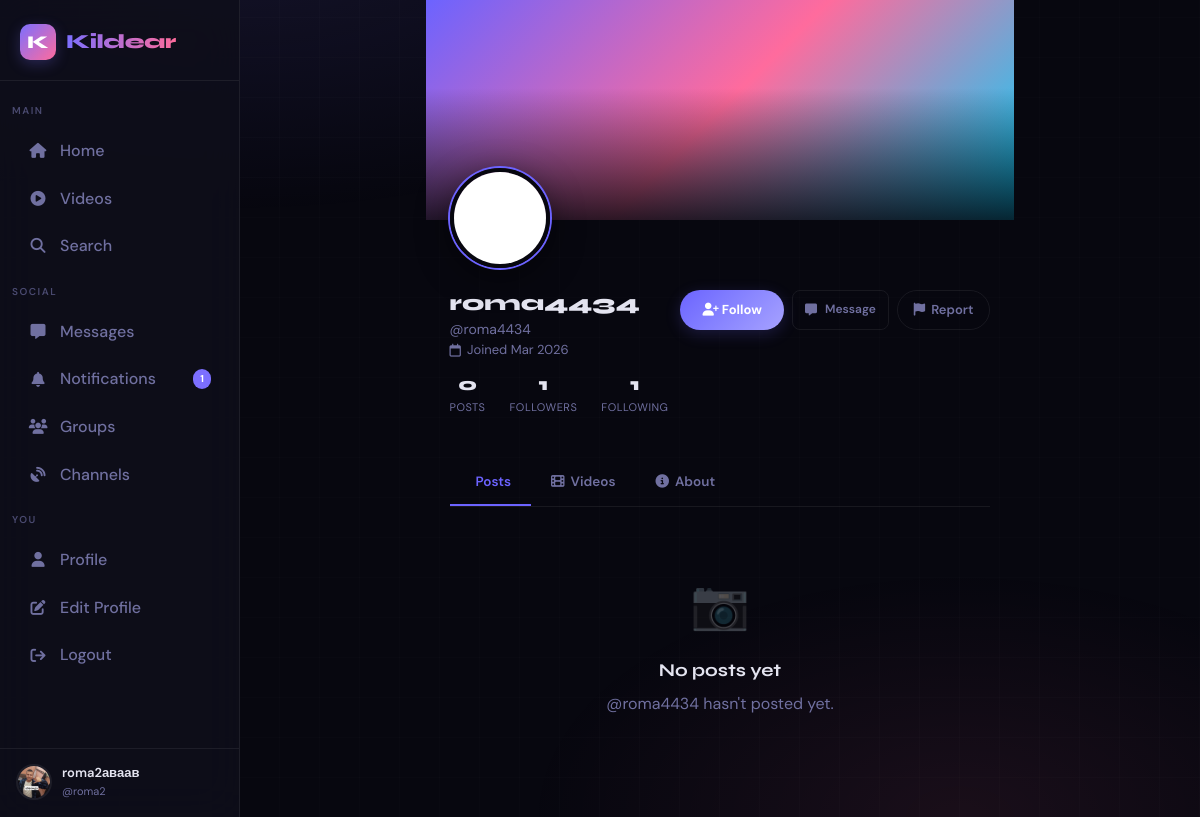
The page /u/roma4434 (signed in) on the database its author committed.
### app.py (models this page shows, shortened)
class User(UserMixin, db.Model):
    id = db.Column(db.Integer, primary_key=True)
    username = db.Column(db.String(40), unique=True, nullable=False)
    email = db.Column(db.String(120), unique=True, nullable=False)
    password_hash = db.Column(db.String(256), nullable=False)
    display_name = db.Column(db.String(60), default="")
    bio = db.Column(db.String(500), default="")
    avatar = db.Column(db.String(300), default="/static/default_avatar.png")
    cover_photo = db.Column(db.String(300), default="")
    website = db.Column(db.String(200), default="")
    location = db.Column(db.String(100), default="")
    accent_color = db.Column(db.String(7), default="#6c63ff")
    is_private = db.Column(db.Boolean, default=False)
    is_verified = db.Column(db.Boolean, default=False)
    is_banned = db.Column(db.Boolean, default=False)
    is_admin = db.Column(db.Boolean, default=False)
    is_online = db.Column(db.Boolean, default=False)
    last_seen = db.Column(db.DateTime, default=datetime.utcnow)
    created_at = db.Column(db.DateTime, default=datetime.utcnow)
    two_factor_enabled = db.Column(db.Boolean, default=False)
    two_factor_secret = db.Column(db.String(32), nullable=True)
    posts = db.relationship("Post", backref="author", lazy="dynamic",
                            foreign_keys="Post.user_id")
    sent_msgs = db.relationship("Message", backref="sender", lazy="dynamic",
                                foreign_keys="Message.sender_id")
    recv_msgs = db.relationship("Message", backref="receiver", lazy="dynamic",
                                foreign_keys="Message.receiver_id")
    notifications = db.relationship("Notification", backref="recipient", lazy="dynamic",
                                    foreign_keys="Notification.user_id")
    comments = db.relationship("Comment", backref="author", lazy="dynamic")
    owned_groups = db.relationship("Group", backref="owner", lazy="dynamic")
    owned_channels = db.relationship("Channel", backref="owner", lazy="dynamic")
    login_history = db.relationship("LoginHistory", backref="user", lazy="dynamic")
    blocked_users = db.relationship(
        "User", secondary=blocks,
        primaryjoin=blocks.c.blocker_id == id,
        secondaryjoin=blocks.c.blocked_id == id,
        backref=db.backref("blocked_by", lazy="dynamic"),
        lazy="dynamic"
    )
    following = db.relationship(
        "User", secondary=follows,
        primaryjoin=follows.c.follower_id == id,
        secondaryjoin=follows.c.followed_id == id,
        backref=db.backref("followers", lazy="dynamic"),
        lazy="dynamic"
    )
    def is_following(self, user):
        return self.following.filter(follows.c.followed_id == user.id).count() > 0
    def is_blocked(self, user):
        return self.blocked_users.filter(blocks.c.blocked_id == user.id).count() > 0
    @property
    def follower_count(self):
        return self.followers.count()
    @property
    def following_count(self):
        return self.following.count()
    @property
    def post_count(self):
        return self.posts.count()

### app.py (the view)
@app.route("/u/<username>")
@login_required
def profile(username):
    user = User.query.filter(func.lower(User.username) == username.lower()).first_or_404()
    is_blocked = current_user.is_blocked(user) if user.id != current_user.id else False
    page = request.args.get("page", 1, type=int)
    tab = request.args.get("tab", "posts")
    if is_blocked:
        posts = []
        videos = []
    else:
        posts = (user.posts.order_by(Post.created_at.desc())
                 .paginate(page=page, per_page=12, error_out=False))
        videos = (user.posts.filter_by(media_type="video")
                  .order_by(Post.created_at.desc()).limit(12).all())
    is_own = user.id == current_user.id
    is_following = current_user.is_following(user) if not is_own else False
    return render_template("profile.html", user=user, posts=posts,
                           videos=videos, is_own=is_own,
                           is_following=is_following, is_blocked=is_blocked,
                           tab=tab)

### app.py (called while the page is built)
def get_client_ip():
    if request.headers.get('X-Forwarded-For'):
        return request.headers.get('X-Forwarded-For').split(',')[0].strip()
    return request.remote_addr or '0.0.0.0'

@app.before_request
def ddos_shield():
    ip = get_client_ip()
    if ip in _blocked_ips:
        abort(429)
    now = time.time()
    window = [t for t in _req_log[ip] if now - t < 10]
    window.append(now)
    _req_log[ip] = window
    if len(window) > 200:
        _blocked_ips.add(ip)
        app.logger.warning(f"[DDoS] Blocked IP: {ip}")
        abort(429)
    if request.content_length and request.content_length > app.config["MAX_CONTENT_LENGTH"]:
        abort(413)

@app.after_request
def security_headers(response):
    response.headers["X-Content-Type-Options"] = "nosniff"
    response.headers["X-Frame-Options"] = "DENY"
    response.headers["X-XSS-Protection"] = "1; mode=block"
    response.headers["Referrer-Policy"] = "strict-origin-when-cross-origin"
    response.headers["Strict-Transport-Security"] = "max-age=31536000; includeSubDomains"
    csp = [
        "default-src 'self'",
        "script-src 'self' 'unsafe-inline' https://cdn.socket.io https://cdnjs.cloudflare.com",
        "style-src 'self' 'unsafe-inline' https://cdnjs.cloudflare.com",
        "font-src 'self' https://cdnjs.cloudflare.com",
        "img-src 'self' data: blob:",
        "media-src 'self' blob:",
        "connect-src 'self' wss: ws:",
        "frame-ancestors 'none'"
    ]
    response.headers["Content-Security-Policy"] = '; '.join(csp)
    return response

@login_mgr.user_loader
def load_user(user_id):
    return db.session.get(User, int(user_id))

### templates/profile.html (shortened to what this page needs)
{% extends "base.html" %}
{% block content %}
<div class="profile-page">
  <div class="cover-wrap">
  </div>
  <div class="profile-header">
    <div class="avatar-wrap">
      <img src="{{ user.avatar }}" class="profile-avatar" alt="{{ user.username }}"/>
    </div>
    <div class="profile-meta">
      <div class="profile-info">
        <div class="display-name">
          {{ user.display_name or user.username }}
        </div>
        <div class="username-handle">@{{ user.username }}</div>
        <div class="profile-detail-row">
          <span><i class="fa-regular fa-calendar"></i> Joined {{ user.created_at.strftime('%b %Y') }}</span>
        </div>
        <div class="profile-stats">
          <div class="stat-item">
            <span class="stat-value">{{ user.post_count }}</span>
            <span class="stat-label">Posts</span>
          </div>
          <div class="stat-item" onclick="showFollowers()">
            <span class="stat-value">{{ user.follower_count }}</span>
            <span class="stat-label">Followers</span>
          </div>
          <div class="stat-item" onclick="showFollowing()">
            <span class="stat-value">{{ user.following_count }}</span>
            <span class="stat-label">Following</span>
          </div>
        </div>
      </div>
      <div class="profile-actions">
        {% if is_own %}
          <a href="{{ url_for('edit_profile') }}" class="btn btn-outline">
            <i class="fa-solid fa-pen"></i> Edit Profile
          </a>
        {% else %}
          <div style="display: flex; gap: 8px; flex-wrap: wrap;">
            <button class="btn-follow {% if is_following %}unfollow-state{% else %}follow-state{% endif %}"
                    id="followBtn"
                    onclick="toggleFollow('{{ user.username }}')">
              {% if is_following %}
                <i class="fa-solid fa-user-minus"></i> Unfollow
              {% else %}
                <i class="fa-solid fa-user-plus"></i> Follow
              {% endif %}
            </button>
            <a href="{{ url_for('chat', username=user.username) }}" class="btn btn-outline btn-sm">
              <i class="fa-solid fa-message"></i> Message
            </a>
            <a href="{{ url_for('report_user', user_id=user.id) }}" class="btn-report">
              <i class="fa-solid fa-flag"></i> Report
            </a>
          </div>
        {% endif %}
      </div>
    </div>
  </div>
  <div class="profile-tabs">
    <a href="?tab=posts"   class="tab-btn {% if tab=='posts'  %}active{% endif %}"> Posts</a>
    <a href="?tab=videos"  class="tab-btn {% if tab=='videos' %}active{% endif %}"><i class="fa-solid fa-film"></i> Videos</a>
    <a href="?tab=about"   class="tab-btn {% if tab=='about'  %}active{% endif %}"><i class="fa-solid fa-circle-info"></i> About</a>
  </div>
  {% if tab == 'posts' or not tab %}
    {% if posts.items %}
    <div class="posts-grid">
      {% for post in posts.items %}
      <a href="{{ url_for('view_post', post_id=post.id) }}" class="grid-item">
        {% if post.media_type == 'image' %}
          <img src="{{ post.media_url }}" alt="Post" loading="lazy"/>
        {% elif post.media_type == 'video' %}
          <video src="{{ post.media_url }}" muted preload="none"></video>
          <div class="video-badge"><i class="fa-solid fa-play"></i></div>
        {% else %}
          <div style="width:100%;height:100%;background:var(--surface2);display:flex;align-items:center;justify-content:center;padding:16px;font-size:13px;color:var(--text-muted);text-align:center;line-height:1.5;">
            {{ post.content[:80] }}{% if post.content|length > 80 %}…{% endif %}
          </div>
        {% endif %}
        <div class="grid-item-overlay">
          <span class="stat"><i class="fa-solid fa-heart"></i> {{ post.like_count }}</span>
          <span class="stat"><i class="fa-solid fa-comment"></i> {{ post.comment_count }}</span>
        </div>
      </a>
      {% endfor %}
    </div>
    {% if posts.has_next or posts.has_prev %}
    <div style="display:flex;justify-content:center;gap:10px;padding:16px;">
      {% if posts.has_prev %}<a href="?tab=posts&page={{ posts.prev_num }}" class="btn btn-outline btn-sm">← Previous</a>{% endif %}
      {% if posts.has_next %}<a href="?tab=posts&page={{ posts.next_num }}" class="btn btn-outline btn-sm">Next →</a>{% endif %}
    </div>
    {% endif %}
    {% else %}
    <div class="empty-state">
      <div class="empty-icon">📷</div>
      <h3>No posts yet</h3>
      <p>{% if is_own %}Share your first post!{% else %}@{{ user.username }} hasn't posted yet.{% endif %}</p>
    </div>
    {% endif %}
  {% endif %}
</div>
{% endblock %}

### templates/base.html (shortened to what this page needs)
<!DOCTYPE html>
<html lang="en" data-theme="dark">
<head>
  <link rel="stylesheet" href="https://cdnjs.cloudflare.com/ajax/libs/font-awesome/6.5.0/css/all.min.css"/>
</head>
<body>
<nav class="sidebar" id="sidebar">
  <a href="{{ url_for('index') }}" class="sidebar-logo">
    <div class="logo-mark">K</div>
    <span class="logo-text">Kildear</span>
  </a>
  <span class="nav-section">Main</span>
  <a href="{{ url_for('index') }}"
     class="nav-item {% if request.endpoint == 'index' %}active{% endif %}">
    <i class="fa-solid fa-house"></i> Home
  </a>
  <a href="{{ url_for('video_feed') }}"
     class="nav-item {% if request.endpoint == 'video_feed' %}active{% endif %}">
    <i class="fa-solid fa-play-circle"></i> Videos
  </a>
  <a href="{{ url_for('search') }}"
     class="nav-item {% if request.endpoint == 'search' %}active{% endif %}">
    <i class="fa-solid fa-magnifying-glass"></i> Search
  </a>
  <span class="nav-section">Social</span>
  <a href="{{ url_for('chat_list') }}"
     class="nav-item {% if 'chat' in request.endpoint %}active{% endif %}">
    <i class="fa-solid fa-message"></i> Messages
  </a>
  <a href="{{ url_for('notifications') }}"
     class="nav-item {% if request.endpoint == 'notifications' %}active{% endif %}">
    <i class="fa-solid fa-bell"></i> Notifications
    {% if notif_count > 0 %}
      <span class="nav-badge">{{ notif_count }}</span>
    {% endif %}
  </a>
  <a href="{{ url_for('groups') }}"
     class="nav-item {% if 'group' in request.endpoint %}active{% endif %}">
    <i class="fa-solid fa-users"></i> Groups
  </a>
  <a href="{{ url_for('channels') }}"
     class="nav-item {% if 'channel' in request.endpoint %}active{% endif %}">
    <i class="fa-solid fa-satellite-dish"></i> Channels
  </a>
  {% if current_user.is_authenticated %}
  <span class="nav-section">You</span>
  <a href="{{ url_for('profile', username=current_user.username) }}"
     class="nav-item {% if request.endpoint == 'profile' and request.view_args.get('username') == current_user.username %}active{% endif %}">
    <i class="fa-solid fa-user"></i> Profile
  </a>
  <a href="{{ url_for('edit_profile') }}"
     class="nav-item {% if request.endpoint == 'edit_profile' %}active{% endif %}">
    <i class="fa-solid fa-pen-to-square"></i> Edit Profile
  </a>
  <a href="{{ url_for('logout') }}" class="nav-item">
    <i class="fa-solid fa-arrow-right-from-bracket"></i> Logout
  </a>
  <div class="sidebar-user">
    <img src="{{ current_user.avatar }}" alt="" class="avatar"/>
    <div class="sidebar-user-info">
      <div class="name truncate">{{ current_user.display_name or current_user.username }}</div>
      <div class="handle">@{{ current_user.username }}</div>
    </div>
  </div>
  {% endif %}
</nav>
<div class="app-shell">
  <div class="main-content">
    {% block content %}{% endblock %}
  </div>
</div>
</body>
</html>

### rows shown on the page
User: avatar (picture), display_name "roma2аваав", username "roma2"
User: avatar (placeholder picture), display_name "roma4434", username "roma4434", created_at "Mar 2026"

### other values the page prints
{{ notif_count }} "1"
{{ user.post_count }} "0"
{{ user.follower_count }} "1"
{{ user.following_count }} "1"
